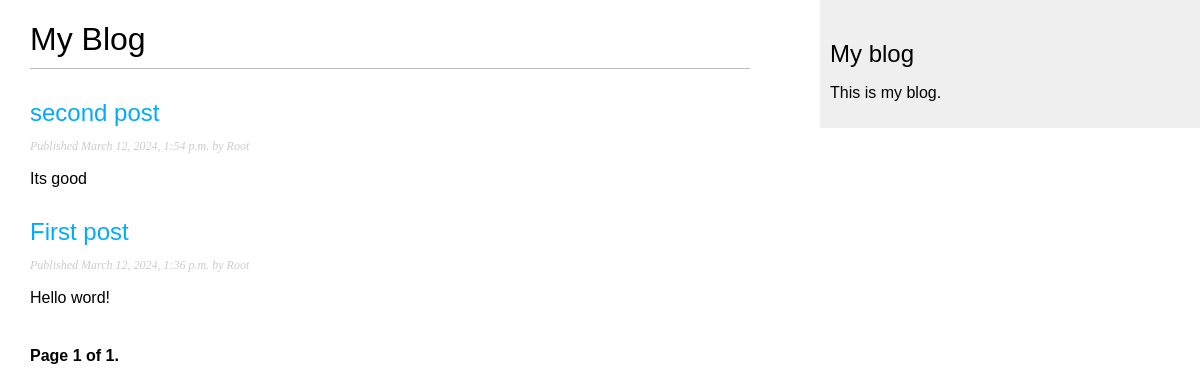
Page /blog/ on the earlier database version.
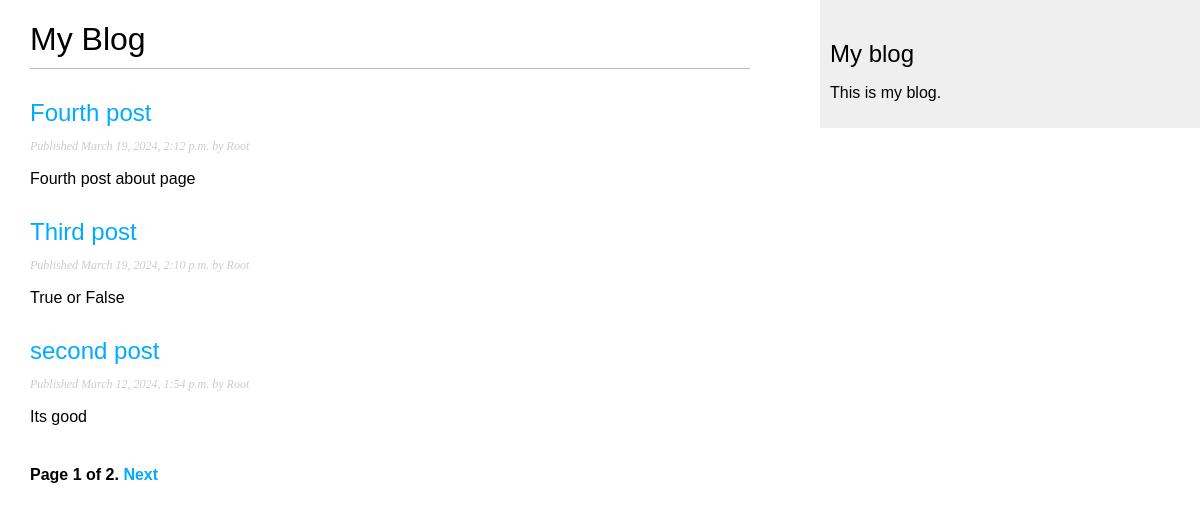
Same page on the later database version.
### blog/models.py (models this page shows, shortened)
class Post(models.Model):
    class Status(models.TextChoices):
        DRAFT = 'DF', 'Draft'
        PUBLISHED = 'PB', 'Published'
    """Класс Status позволяет управлять статусом постов блога Draft
    (черновик) Published (опубликован)"""
    title = models.CharField(max_length=250)
    slug = models.SlugField(max_length=250,
                            unique_for_date='publish')
    author = models.ForeignKey(User,
                               on_delete=models.CASCADE,
                               related_name='blog_posts')
    body = models.TextField()
    """Дата, время публикации и обновления  поста"""
    publish = models.DateTimeField(default=timezone.now)
    created = models.DateTimeField(auto_now_add=True)
    updated = models.DateTimeField(auto_now=True)
    status = models.CharField(max_length=2,
                              choices=Status.choices,
                              default=Status.DRAFT)
    objects = models.Manager() # менеджер, применяемый по умолчанию
    published = PublishedManager() # конкретно-прикладной менеджер
    """Meta-класс определяет метаданные модели.
    Атрибут ordering, сообщающий Django, что он
    должен сортировать результаты по полю publishю
    indexes определяет индекс по полю publish"""
    class Meta:
        ordering = ['-publish']
        indexes = [
            models.Index(fields=['-publish']),
        ]

### blog/views.py (the view)
# urls.py: path('', views.PostListView.as_view(), name='post_list'),
class PostListView(ListView):
    queryset = Post.published.all()
    context_object_name = 'posts'
    paginate_by = 3
    template_name = 'blog/post/list.html'

### blog/templates/blog/post/list.html (shortened to what this page needs)
{% extends "blog/base.html" %}
{% block content %}
  <h1>My Blog</h1>
  {% for post in posts %}
    <h2>
      <a href="{{ post.slug }}">
        {{ post.title }}
      </a>
    </h2>
    <p class="date">
      Published {{ post.publish }} by {{ post.author }}
    </p>
    {{ post.body|truncatewords:30|linebreaks }}
  {% endfor %}
  {% include "pagination.html" with page=page_obj %}
{% endblock %}

### blog/templates/blog/base.html (shortened to what this page needs)
{% load static %}
<!DOCTYPE html>
<html>
<head>
  <link href="{% static "css/blog.css" %}" rel="stylesheet">
</head>
<body>
  <div id="content">
    {% block content %}
    {% endblock %}
  </div>
  <div id="sidebar">
    <h2>My blog</h2>
    <p>This is my blog.</p>
  </div>
</body>
</html>

### blog/templates/pagination.html (shortened to what this page needs)
<div class="pagination">
    <span class="step-links">
        <span class="current">
            Page {{ page.number }} of {{ page.paginator.num_pages }}.
        </span>
        {% if page.has_next %}
        <a href="?page={{ page.next_page_number }}">Next</a>
        {% endif %}
    </span>
</div>

### blog/static/css/blog.css (style rules this page uses)
body { margin:0; padding:0; font-family:helvetica, sans-serif; }
a { color:#00abff; text-decoration:none; }
h1 { font-weight:normal; border-bottom:1px solid #bbb; padding:0 0 10px 0; }
h2 { font-weight:normal; margin:30px 0 0; }
#content { float:left; width:60%; padding:0 0 0 30px; }
#sidebar { float:right; width:30%; padding:10px; background:#efefef; height:100%; }
p.date { color:#ccc; font-family: georgia, serif; font-size: 12px; font-style: italic; }
.pagination { margin:40px 0; font-weight:bold; }

Differences in the rows shown:
no longer on this page (row unchanged): Post: title "First post", publish "March 12, 2024, 1:36 p.m.", author "Root", body "Hello word!"
added Post: title "Fourth post", publish "March 19, 2024, 2:12 p.m.", author "Root", body "Fourth post about page"
added Post: title "Third post", publish "March 19, 2024, 2:10 p.m.", author "Root", body "True or False"
Other differences:
{{ page.paginator.num_pages }}: "1" → "2"
text now shown: "Next"
